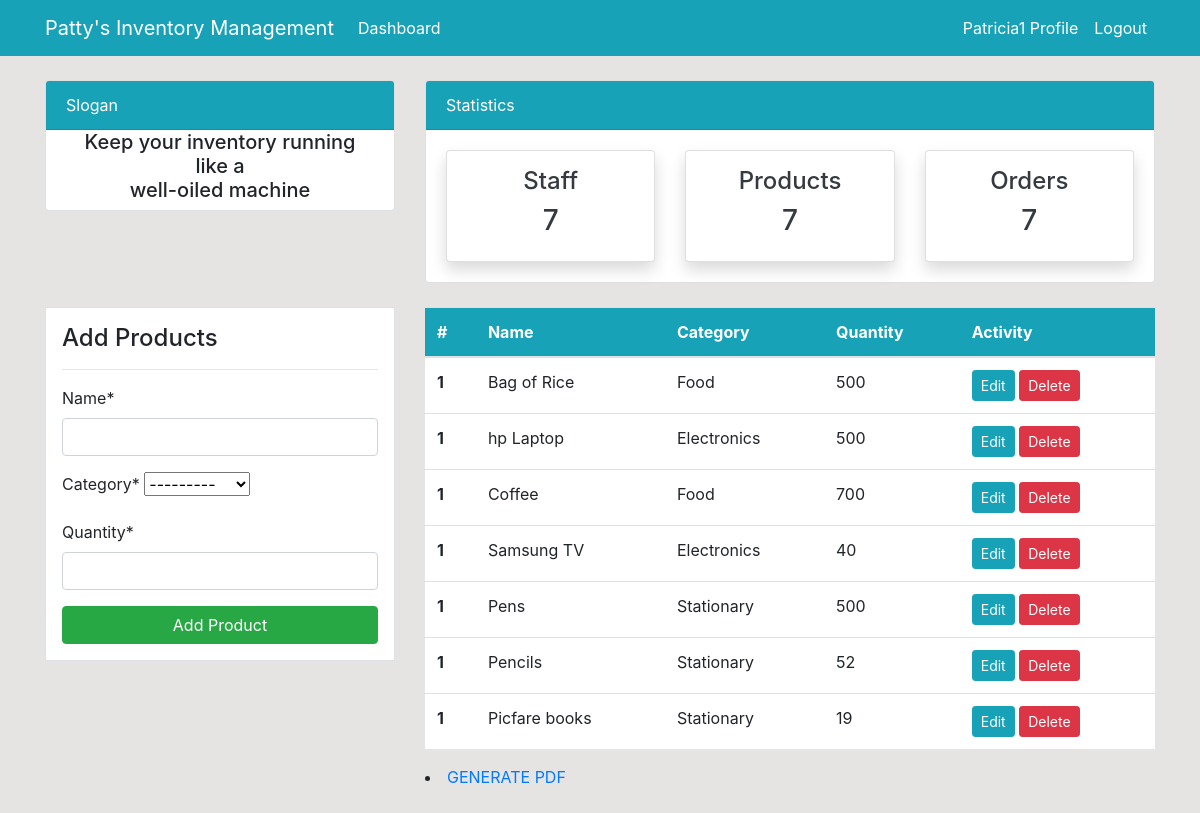
Screenshot of /product/ (signed in) with the database file from the repository.
### dashboard/models.py (models this page shows)
class Product(models.Model):
    name=models.CharField(max_length=100, null =True)
    category=models.CharField(max_length=20, choices=CATEGORY,null=True)
    quantity=models.PositiveIntegerField( null =True)
    class Meta:
        verbose_name_plural = 'Product'

### dashboard/views.py (the view)
# urls.py: path('product/',views.product, name='dashboard-product'),
@login_required
def product(request):
    items = Product.objects.all()
    product_count = items.count()
    workers = User.objects.all()
    workers_count= workers.count()
    orders = Order.objects.all()
    orders_count = orders.count()
    if request.method == 'POST':
        form = ProductForm(request.POST)
        if form.is_valid():
            form.save()
            product_name = form.cleaned_data.get('name')
            messages.success(request, f'{product_name} have been added')
            return redirect('dashboard-product')
    else:
        form = ProductForm()
    context={
        'items':items,
        'form':form,
        'workers_count': workers_count,
        'product_count': product_count,
        'orders_count': orders_count,
    }
    return render(request,'dashboard/product.html', context)

### dashboard/forms.py
class ProductForm(forms.ModelForm):
    class Meta:
        model= Product
        fields = ['name','category','quantity']

### templates/dashboard/product.html (shortened to what this page needs)
{% extends 'partials/base.html'%}
{% load crispy_forms_tags %}
{% block content %}
{%include 'partials/topnav.html'%}
 <div class="container">
    <div class="row my-4">
        <div class="col-md-4">
            <div class="border bg-white p-3">
                <h4>Add Products</h4>
                <hr>
                <form method="POST" >
                        {{ form|crispy}}
                   <input class="btn btn-success btn-block" type="submit" value="Add Product">
                </form>
            </div>
        </div>
        <div class="col-md-8">
            <table class="table bg-white">
                <thead class="bg-info">
                    <tr class="text-white">
                        <th scope="col">#</th>
                        <th scope="col">Name</th>
                        <th scope="col">Category</th>
                        <th scope="col">Quantity</th>
                        <th scope="col">Activity</th>
                    </tr>
                </thead>
                <tbody>
                    {% for item in items %}
                    <tr>
                        <th scope="row">1</th>
                        <td>{{item.name}}</td>
                        <td>{{item.category}}</td>
                        <td>{{item.quantity}}</td>
                        <td>
                            <a class="btn btn-info btn-sm" href="{% url 'dashboard-product-update' item.id %}">Edit</a>
                            <a class="btn btn-danger btn-sm" href="{% url 'dashboard-product-delete' item.id %}">Delete</a>
                        </td>
                    </tr>
                    {% endfor %}
                  </tbody>
            </table>
            <li>
                <a href="{% url 'product_pdf' %}">GENERATE PDF</a>
            </li>
        </div>
    </div>
</div>
   {% endblock %}

### templates/partials/base.html (shortened to what this page needs)
{% load static %}
<!doctype html>
<html lang="en">
  <head>
    <link rel="stylesheet" href="https://cdn.jsdelivr.net/npm/bootstrap@4.6.2/dist/css/bootstrap.min.css">
    <link rel="stylesheet" href="{% static '/style.css' %}">
  </head>
  <body>
   {%include 'partials/nav.html'%}
   {% block content %}
   {% endblock %}
  </body>
</html>

### templates/partials/nav.html (shortened to what this page needs)
<nav class="navbar navbar-expand-lg navbar-info bg-info">
    {% if user.is_authenticated %}
     <div class="container">
        <a class="navbar-brand text-white" href="{% url 'dashboard-index' %}">Patty's Inventory Management</a>
        <div class="collapse navbar-collapse" id="navbarSupportedContent">
            <ul class="navbar-nav mr-auto">
                <li class="nav-item active">
                    <a class="nav-link text-white" href="{% url 'dashboard-index' %}">Dashboard </a>
                </li>
            </ul>
            <ul class="navbar-nav ml-auto">
                <li class="nav-item active">
                    <a class="nav-link text-white" href="{% url 'user-profile' %}"> {{ user.username }} Profile </a>
                </li>
                <li class="nav-item">
                    <a class="nav-link text-white" href="{% url 'user-logout' %}">Logout</a>
                </li>
            </ul>
            {% endif %}
        </div>
    </div>
</nav>

### templates/partials/topnav.html (shortened to what this page needs)
   <div class="container">
    <div class="row mt-4">
        <div class="col-md-4">
            <div class="card">
                <div class="card-header bg-info text-white">
                    Slogan
                    </div>
                    <div class="styled-marquee">
                    <h5 style="text-align: center;">Keep your inventory running <br>like a <br>well-oiled machine</h5>
                </div>
            </div>
        </div>
        <div class="col-md-8">
            <div class="card">
                <div class="card-header bg-info text-white">
                    Statistics
                </div>
                <div class="card-body">
                    <div class="row">
                        <div class="col-md-4">
                            <a class="text-decoration-none text-dark" href="{% url 'dashboard-staff'%}">
                                <div class="card my-card shadow text-center p-3">
                                    <h4>Staff </h4>
                                    <h3>{{workers_count}}</h3>
                                </div>
                            </a>
                        </div>
                        <div class="col-md-4">
                            <a class="text-decoration-none text-dark" href="{% url 'dashboard-product'%}">
                                <div class="card my-card shadow text-center p-3">
                                    <h4>Products </h4>
                                    <h3>{{product_count}}</h3>
                                </div>
                            </a>
                        </div>
                        <div class="col-md-4">
                            <a class="text-decoration-none text-dark" href="{% url 'dashboard-order'%}">
                                <div class="card my-card shadow text-center p-3">
                                    <h4>Orders </h4>
                                    <h3>{{orders_count}}</h3>
                                </div>
                            </a>
                        </div>
                    </div>
                </div>
            </div>
        </div>
    </div>
</div>

### static/style.css (style rules this page uses)
body { background: rgb(230, 227, 227); }

### rows the page displays
Product: name "Bag of Rice", category "Food", quantity "500"
Product: name "hp Laptop", category "Electronics", quantity "500"
Product: name "Coffee", category "Food", quantity "700"
Product: name "Samsung TV", category "Electronics", quantity "40"
Product: name "Pens", category "Stationary", quantity "500"
Product: name "Pencils", category "Stationary", quantity "52"
Product: name "Picfare books", category "Stationary", quantity "19"

### other values shown
{{ user.username }} "Patricia1"
{{ workers_count }} "7"
{{ product_count }} "7"
{{ orders_count }} "7"
